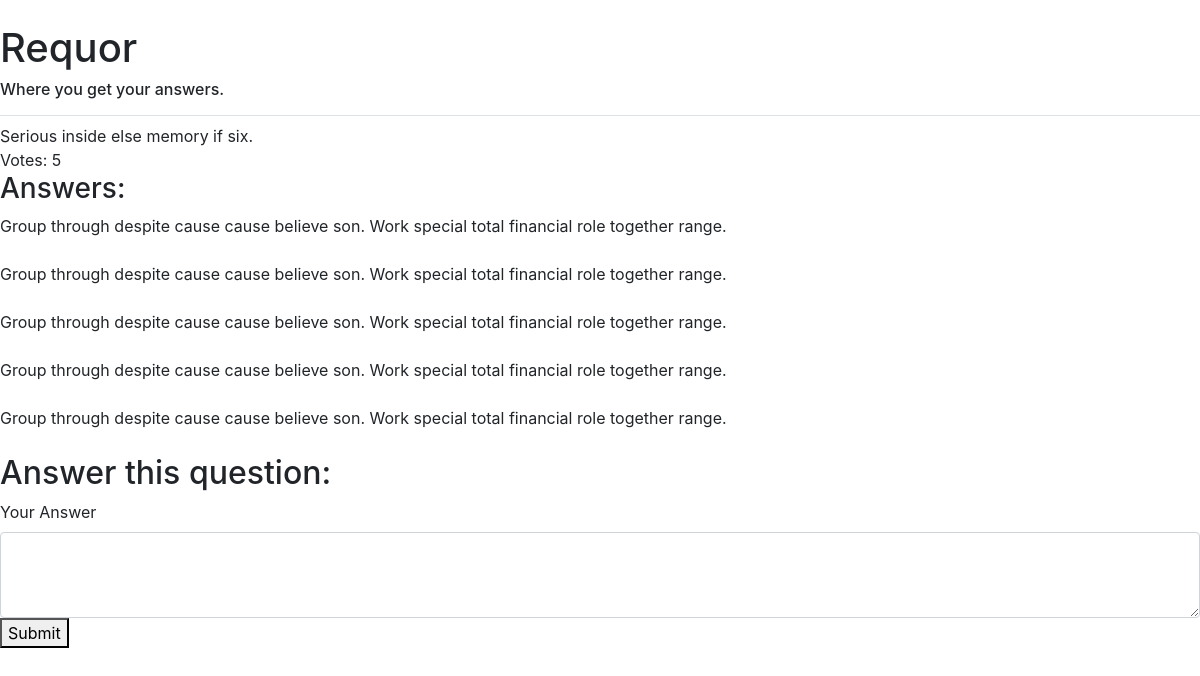
The app's page /detail/21 with its own data.
### qna_app/models.py (models this page shows, shortened)
class QuestionModel(models.Model):
    title = models.TextField()
    description = models.TextField()
    posted = models.DateTimeField(auto_now_add=True)
    image = models.ImageField(upload_to='question_images', null=True, blank=True)
    votes = models.IntegerField(default=0)
    is_answered = models.BooleanField(default=False)
    category = models.ForeignKey(CategoryModel, on_delete=models.CASCADE)
    user = models.ForeignKey(UserModel, on_delete=models.CASCADE)
    class Meta:
        verbose_name_plural = 'Questions'

class AnswerModel(models.Model):
    description = models.TextField()
    posted = models.DateTimeField(auto_now_add=True)
    image = models.ImageField(upload_to='answer_images', null=True, blank=True)
    question = models.ForeignKey(QuestionModel, on_delete=models.CASCADE)
    votes = models.IntegerField(default=0)
    is_accepted = models.BooleanField(default=False)
    user = models.ForeignKey(UserModel, on_delete=models.CASCADE)
    class Meta:
        verbose_name_plural = 'Answers'

### qna_app/views.py (the view)
# urls.py: path('detail/<int:id>', views.detail, name='qna.detail'),
def detail(request, id):
    question = QuestionModel.objects.filter(id=id).first()
    if request.method == 'POST':
        user = UserModel.objects.get(id=request.session['id'])
        answer = AnswerModel(description=request.POST['answer'], question=question, user=user)
        answer.save(force_insert=True)
    answers = AnswerModel.objects.filter(question=id)
    d = {
        'question': question,
        'answers': answers
    }
    return render(request, 'detail.html', d)

### qna_app/templates/detail.html (shortened to what this page needs)
{%extends 'base.html'%}
{%block main_content%}
    {{question.title}}
    <br>
    Votes: {{question.votes}}
    <br>
    <h3>Answers:</h3>
    {%for answer in answers%}
        {{answer.description}}
        <br>
        <br>
    {%endfor%}
    <h2>Answer this question:</h2>
    <form method="POST">
            <div class="form-group">
                <label for="exampleFormControlTextarea1">Your Answer</label>
                <textarea class="form-control" id="exampleFormControlTextarea1" rows="3" name="answer"></textarea>
                <button type="submit" value="Submit">Submit</button>
            </div>
    </form>
{%endblock%}

### records on screen
QuestionModel: title "Serious inside else memory if six.", votes "5"
AnswerModel: description "Group through despite cause cause believe son. Work special total financial role together range."
AnswerModel: description "Group through despite cause cause believe son. Work special total financial role together range."
AnswerModel: description "Group through despite cause cause believe son. Work special total financial role together range."
AnswerModel: description "Group through despite cause cause believe son. Work special total financial role together range."
AnswerModel: description "Group through despite cause cause believe son. Work special total financial role together range."
